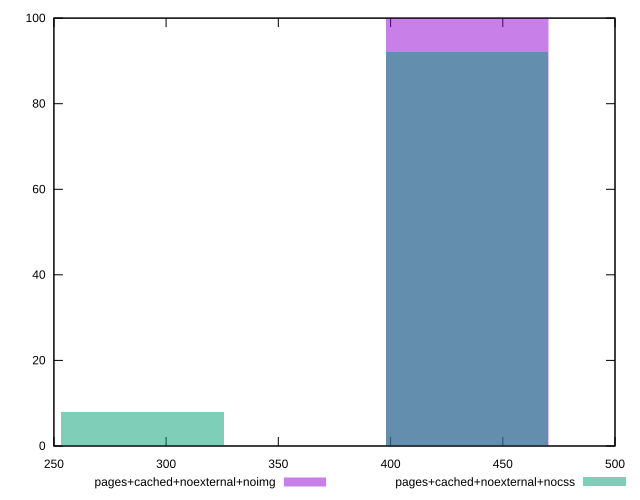

Write gnuplot code to recreate this figure.
reset
set terminal svg size 640, 500 enhanced background rgb 'white'
set output "report_00007_2020-12-11T15:55:29.892Z/uses-text-compression/comparison/histogram/8_vs_9.svg"

$pagesCachedNoexternalNoimg <<EOF
450 100
EOF

$pagesCachedNoexternalNocss <<EOF
450 92
300 8
EOF

set key outside below
set boxwidth 0.1
set yrange [0:100]
set style fill transparent solid 0.5 noborder

plot \
  $pagesCachedNoexternalNoimg title "pages+cached+noexternal+noimg" with boxes, \
  $pagesCachedNoexternalNocss title "pages+cached+noexternal+nocss" with boxes, \


reset
